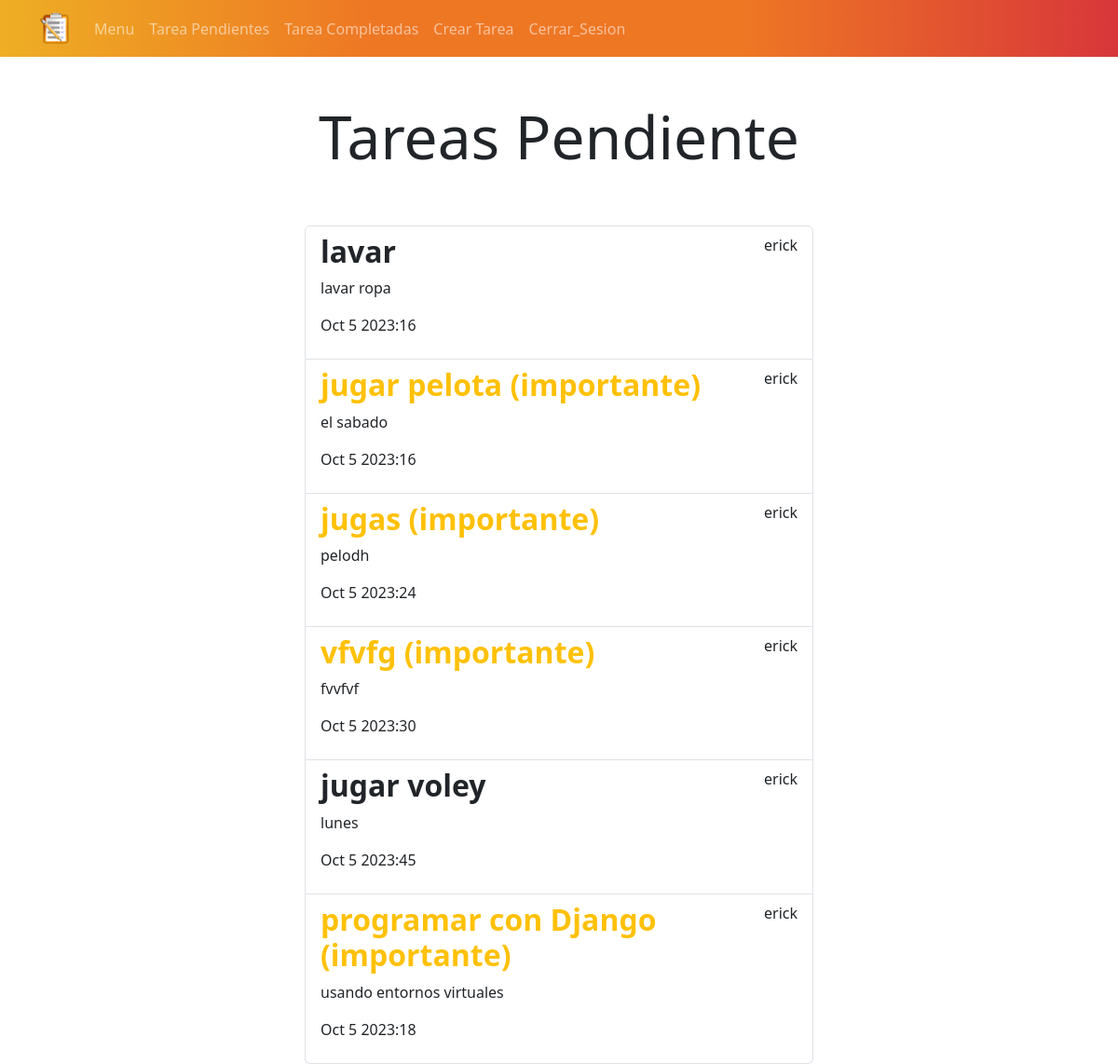
The app's page /tarea_completas/ (signed in) with its own data.
### tasks/models.py (models this page shows, shortened)
class tarea(models.Model):
    title = models.CharField(max_length=100)
    description = models.TextField(blank=True)
    created = models.DateTimeField(auto_now_add=True)
    datecompleted = models.DateTimeField(null=True, blank=True)
    important = models.BooleanField(default=False)
    user = models.ForeignKey(User, on_delete=models.CASCADE)

### tasks/views.py (the view)
# urls.py: path("tarea_completas/",views.tarea_completas, name="tarea_completas"),
@login_required
def tarea_completas(request):
    tareas = tarea.objects.filter(user=request.user, datecompleted__isnull=False).order_by
    ("-datecompleted")
    return render(request,"tarea.html", {"tareas":tareas})

### tasks/templates/tarea.html
{% extends "base.html" %}
{% block content %}
<main class="container">
    <div class="row">
        <div class="col-md-6 offset-md-3">
            <h1 class="text-center display-3 py-5">Tareas Pendiente</h1>
            <ul class="list-group">
                {% for tarea in tareas %}
                <a class="list-group-item" href="{% url 'detalles_tarea' tarea.id %}">
                  <header class="d-flex justify-content-between">
                    {% if tarea.important %}
                    <h2 class="fw-bold text-warning">{{tarea.title}}  (importante)</h2>
                    {% else %}
                    <h2 class="fw-bold">{{tarea.title}}</h2>
                    {% endif %}
                    <p>{{tarea.user.username}}</p>
                  </header>
                    <p>{{tarea.description}}</p>
                    <p>{{tarea.datecompleted|date:'M j Y:i'}}</p>
                </a>
                {% endfor %}
            </ul>
        </div>
    </div>
</main>
{% endblock %}

### tasks/templates/base.html (shortened to what this page needs)
{% load static %}
<!DOCTYPE html>
<html lang="es">
<head>
    <link rel="stylesheet" href="{% static 'css/bootstrap.min.css' %}">
</head>
<body>
    <nav class="navbar navbar-expand-lg navbar-dark navbar-custom">
        <div class="container">
            <a class="navbar-brand" href="#">
                <img src="{% static 'imagen/logoo.png' %}" alt=""class="img-fluid" style="max-width: 35px; height: auto;">
            </a>
            <div class="collapse navbar-collapse" id="navbarNav">
                <ul class="navbar-nav ml-auto">
                    <li class="nav-item">
                        <a class="nav-link" href="/index">Menu</a>
                    </li>
                    {% if user.is_authenticated %}
                    <li class="nav-item">
                        <a class="nav-link" href="/tarea">Tarea Pendientes</a>
                    </li>
                    <li class="nav-item">
                        <a class="nav-link" href="/tarea_completas">Tarea Completadas</a>
                    </li>
                    <li class="nav-item">
                        <a class="nav-link" href="/crear_tarea">Crear Tarea</a>
                    </li>
                    <li class="nav-item">
                        <a class="nav-link" href="/cerrar_sesion">Cerrar_Sesion</a>
                    </li>
                    {% endif %}
                </ul>
            </div>
        </div>
    </nav>
    {% block content %}
    {% endblock %}
</body>
</html>

### tasks/templates/base.html (style rules this page uses)
.navbar-custom { background: linear-gradient(to right,#eeae24,#ee7724, #ee7724, #d8363a); color: white; }

### records on screen
tarea: title "lavar", user.username "erick", description "lavar ropa", datecompleted "Oct 5 2023:16"
tarea: title "jugar pelota", user.username "erick", description "el sabado", datecompleted "Oct 5 2023:16"
tarea: title "jugas", user.username "erick", description "pelodh", datecompleted "Oct 5 2023:24"
tarea: title "vfvfg", user.username "erick", description "fvvfvf", datecompleted "Oct 5 2023:30"
tarea: title "jugar voley", user.username "erick", description "lunes", datecompleted "Oct 5 2023:45"
tarea: title "programar con Django", user.username "erick", description "usando entornos virtuales", datecompleted "Oct 5 2023:18"
